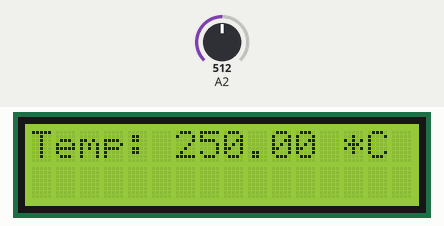
A sketch run on a simulated Arduino Uno, built with avr-gcc and run on an emulated ATmega328P. Shown: 16×2 character LCD. Inputs (shaded band) come from the test bench; at power-on: A2 = 512. What the sketch prints to the serial monitor is not drawn.

Above: at 1.2 s.
1.3 s: A2 set to 716
At 2.9 s:
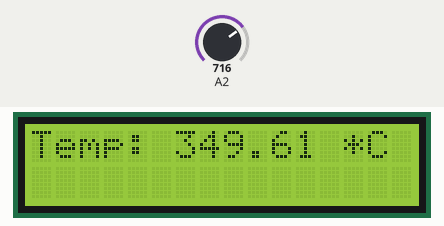
7.3 s: A2 set to 900
At 9.2 s:
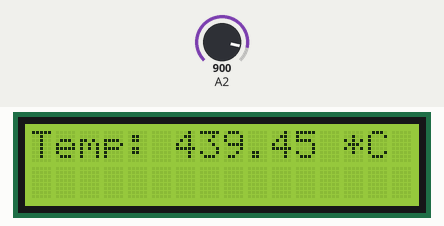
11.5 s: A2 set to 1023
At 12.7 s:
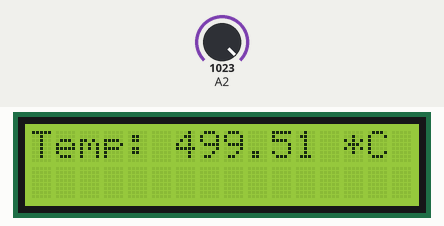
Timing chart, 0 to 14.5 s (numbered marks = the images above; inputs shaded):
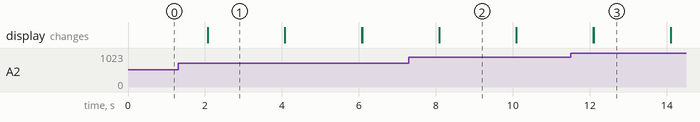

Measured:
- after the input at 1.3 s, the display: first differs from a run without the input after 0.77 s (image 1)
- after the input at 7.3 s, the display: first differs from a run without the input after 0.79 s (image 2)
- after the input at 11.5 s, the display: first differs from a run without the input after 0.60 s (image 3)
- what the display in image 1 shows lasts 2.0 s, from 2.1 s to 4.1 s

The sketch:

zashiri8.ino
```cpp
#include <LiquidCrystal.h>//include the library code
const int rs = 12, en = 11, d4 = 5, d5 = 4, d6 = 3, d7 = 2;
LiquidCrystal lcd(rs, en, d4, d5, d6, d7);

void setup() {
   Serial.begin(9600);//setup serial
  lcd.begin(16, 2);//lcd sise
}

void loop() {
  float voltage = analogRead(A2);//read the input voltage(analog pin A2)
  float Temp = voltage * 0.48828125;//computing Temp
  Serial.print("Temp : ");//show Temp
  Serial.print(Temp);//show Temp
  Serial.println("*C");//show Temp
  lcd.setCursor(0, 0);
  lcd.print("Temp: ");//show Temp
  lcd.print(Temp);//show Temp
  lcd.print(" *C");//show Temp
  delay(2000);//waits for 2 seconds
  lcd.clear();//clear the lcd screan

}
```
